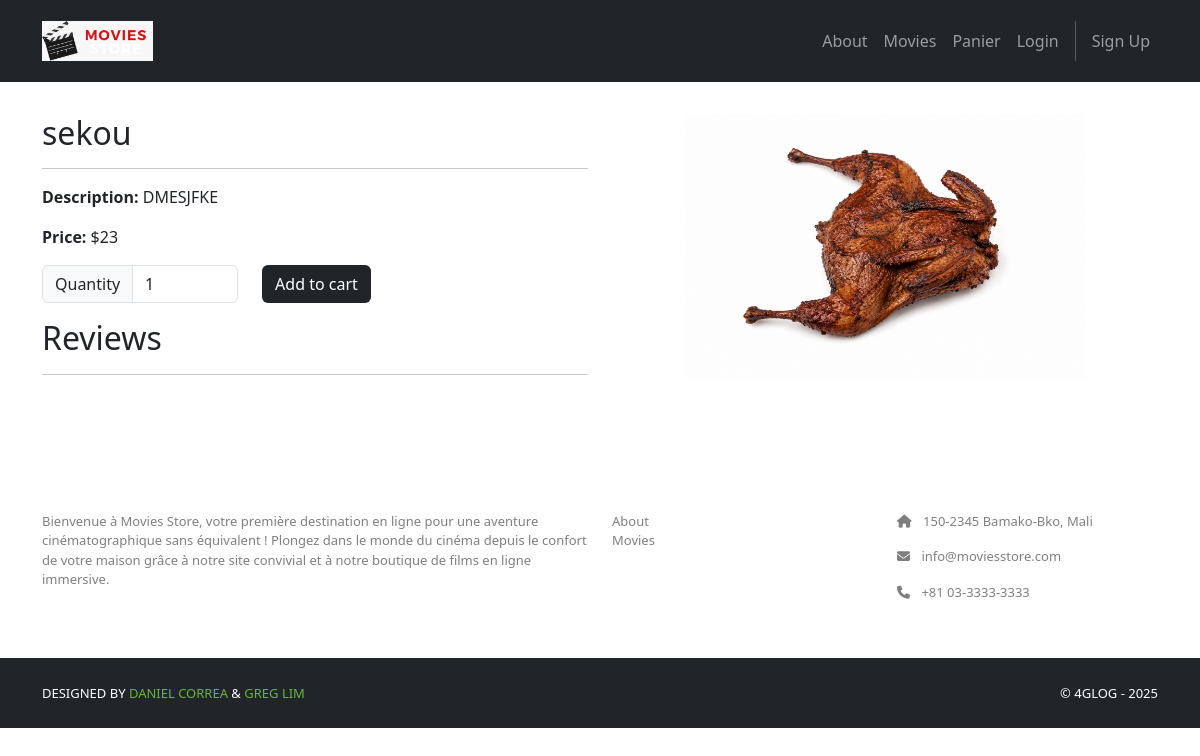
The app's page /movies/2/, older data.
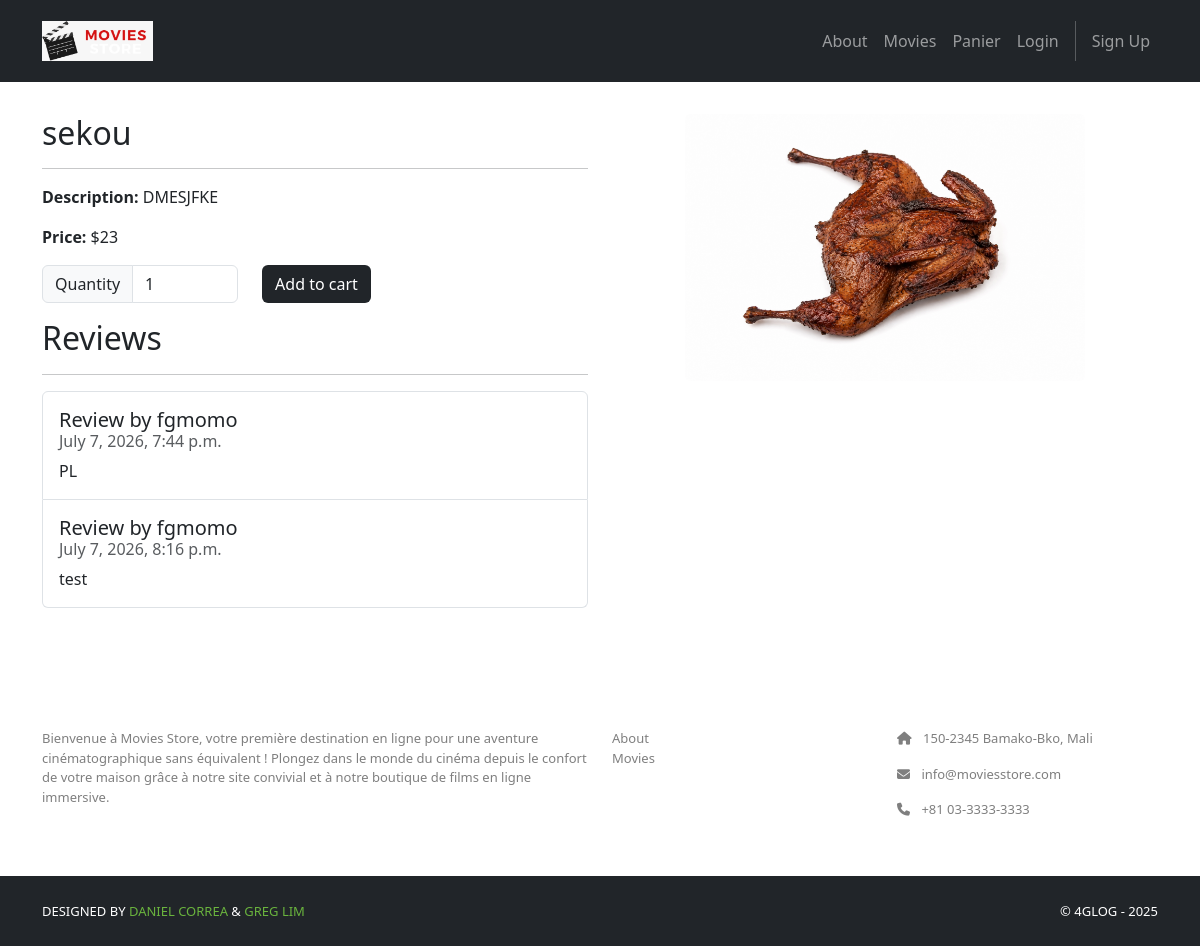
The same page, newer data.
### movies/models.py (models this page shows, shortened)
class Review(models.Model):
    id = models.AutoField(primary_key=True)
    comment = models.CharField(max_length=255)
    date = models.DateTimeField(auto_now_add=True)
    movie = models.ForeignKey(Movie, on_delete=models.CASCADE)
    user = models.ForeignKey(User, on_delete=models.CASCADE)

### movies/views.py (the view)
# urls.py: path('<int:id>/', views.show, name='movies.show'),
def show(request, id):
    movie = Movie.objects.get(id=id)
    reviews = Review.objects.filter(movie=movie)
    template_data = {}
    template_data['title'] = movie.title
    template_data['movie'] = movie
    template_data['reviews'] = reviews
    return render(request, 'movies/show.html',
                  {'template_data': template_data})

### movies/templates/movies/show.html (shortened to what this page needs)
{% extends 'base.html' %} {% block content %} {% load static %}
<div class="p-3">
  <div class="container">
    <div class="row mt-3">
      <div class="col-md-6 mx-auto mb-3">
        <h2>{{ template_data.movie.title }}</h2>
        <hr />
        <p><b>Description:</b> {{ template_data.movie.description }}</p>
        <p><b>Price:</b> ${{ template_data.movie.price }}</p>
         <p class="card-text">
          <form method="post" action="{% url 'cart.add' id=template_data.movie.id %}">
            <div class="row">
              <div class="col-auto">
                <div class="input-group col-auto">
                  <div class="input-group-text">Quantity
                    </div>
                  <input type="number" min="1" max="10"
                    class="form-control quantity-input"
                    name="quantity" value="1">
                </div>
              </div>
              <div class="col-auto">
                <button class="btn bg-dark text-white"
                  type="submit">Add to cart</button>
              </div>
            </div>
          </form>
        </p>
        <h2>Reviews</h2>
        <hr />
        <ul class="list-group">
          {% for review in template_data.reviews %}
          <li class="list-group-item pb-3 pt-3">
            <h5 class="card-title">Review by {{ review.user.username }}</h5>
            <h6 class="card-subtitle mb-2 text-muted">{{ review.date }}</h6>
            <p class="card-text">{{ review.comment }}</p>
          </li>
          {% endfor %}
        </ul>
      </div>
      <div class="col-md-6 mx-auto mb-3 text-center">
        <img
          src="{{ template_data.movie.image.url }}"
          class="rounded img-card-400"
        />
      </div>
    </div>
  </div>
</div>
{% endblock content %}

Row changes from the older to the newer data that the page shows:
added Review: user.username "fgmomo", date "July 7, 2026, 7:44 p.m.", comment "PL"
added Review: user.username "fgmomo", date "July 7, 2026, 8:16 p.m.", comment "test"
